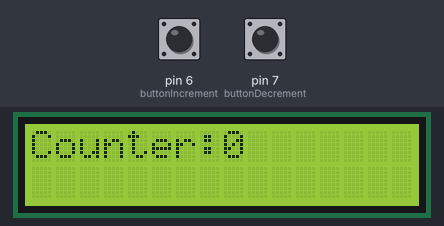
Bench run of a sketch on a simulated Arduino Uno, built with avr-gcc and run on an emulated ATmega328P. Parts: 16×2 character LCD. The test bench sets the inputs (shaded band); at power-on: pin 6 (buttonIncrement) HIGH, pin 7 (buttonDecrement) HIGH.

Above: at 1.2 s.
1.3 s: pin 6 (buttonIncrement) pulled LOW for 1 s
At 3.0 s:
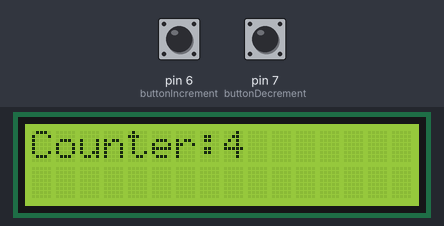
3.8 s: pin 7 (buttonDecrement) pulled LOW for 3.2 s
At 8.0 s:
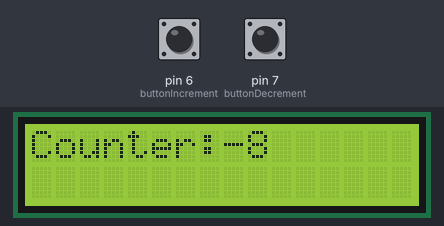
8.5 s: pin 7 (buttonDecrement) pulled LOW for 0.3 s
10.3 s: pin 6 (buttonIncrement) pulled LOW for 3.2 s
At 14.0 s:
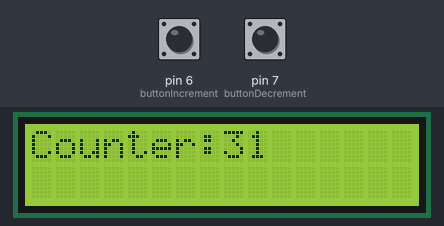
Timing chart, 0 to 15.5 s (numbered marks = the images above; inputs shaded):
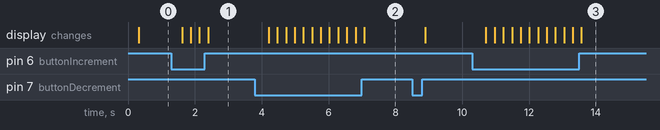

Measured:
- after the input at 1.3 s, the display: first changes after 0.32 s (image 1 shows a later state)
- after the input at 3.8 s, the display: first changes after 0.41 s (image 2 shows a later state)
- after the input at 10.3 s, the display: first changes after 0.41 s (image 3 shows a later state)

The sketch:

number_counter.ino
```cpp
#include <Wire.h>
#include <LiquidCrystal_I2C.h>

LiquidCrystal_I2C lcd(0x27,16,2);

int buttonIncrement = 6;
int buttonDecrement = 7;

int counter = 0;

void setup() {

  lcd.backlight();
  lcd.init();

  pinMode(buttonIncrement, INPUT_PULLUP);
  pinMode(buttonDecrement, INPUT_PULLUP);
}

void loop() {
  if (digitalRead(buttonIncrement) == LOW)
    counter++;
    delay(100);

  if (digitalRead(buttonDecrement) == LOW)
    counter--;
    delay(150);

  lcd.setCursor(0,0);
  lcd.print("Counter:");
  lcd.print(counter);
}
```
